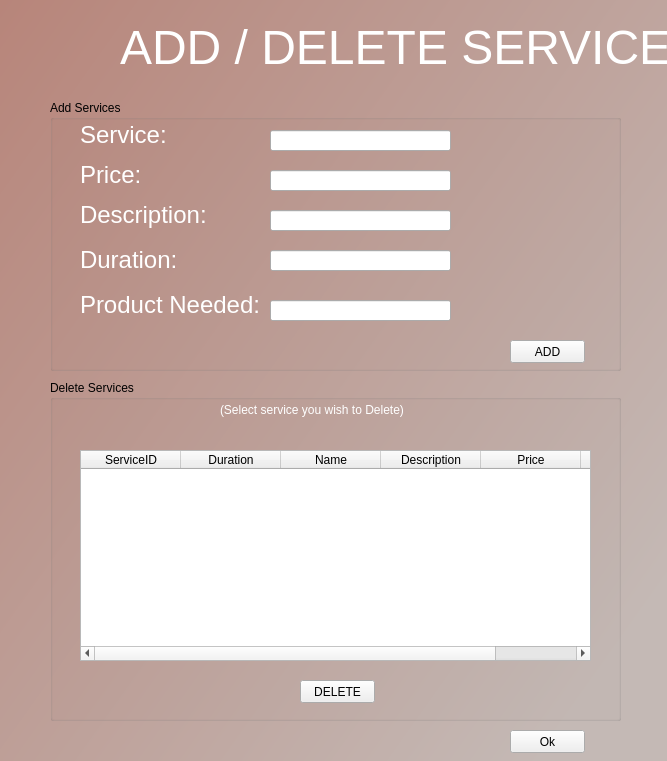
<?xml version="1.0" encoding="UTF-8"?>
<ui version="4.0">
 <class>Form</class>
 <widget class="QWidget" name="Form">
  <property name="geometry">
   <rect>
    <x>0</x>
    <y>0</y>
    <width>667</width>
    <height>761</height>
   </rect>
  </property>
  <property name="windowTitle">
   <string>Form</string>
  </property>
  <widget class="QLabel" name="label">
   <property name="geometry">
    <rect>
     <x>-10</x>
     <y>-10</y>
     <width>681</width>
     <height>791</height>
    </rect>
   </property>
   <property name="styleSheet">
    <string notr="true">background-color: qlineargradient(spread:pad, x1:0, y1:0, x2:0.96, y2:0.789773, stop:0 rgba(183, 132, 121, 255), stop:1 rgba(196, 185, 181, 255));</string>
   </property>
   <property name="text">
    <string/>
   </property>
  </widget>
  <widget class="QLabel" name="label_2">
   <property name="geometry">
    <rect>
     <x>120</x>
     <y>20</y>
     <width>771</width>
     <height>91</height>
    </rect>
   </property>
   <property name="styleSheet">
    <string notr="true">font: 63 48pt &quot;Bahnschrift SemiBold Condensed&quot;;color:rgb(255, 255, 255)</string>
   </property>
   <property name="text">
    <string>&lt;html&gt;&lt;head/&gt;&lt;body&gt;&lt;p&gt;&lt;span style=&quot; font-size:36pt;&quot;&gt;ADD / DELETE SERVICES&lt;/span&gt;&lt;/p&gt;&lt;p&gt;&lt;br/&gt;&lt;/p&gt;&lt;/body&gt;&lt;/html&gt;</string>
   </property>
  </widget>
  <widget class="QGroupBox" name="groupBox">
   <property name="geometry">
    <rect>
     <x>50</x>
     <y>100</y>
     <width>571</width>
     <height>271</height>
    </rect>
   </property>
   <property name="title">
    <string>Add Services</string>
   </property>
   <widget class="QLabel" name="label_9">
    <property name="geometry">
     <rect>
      <x>30</x>
      <y>50</y>
      <width>771</width>
      <height>51</height>
     </rect>
    </property>
    <property name="styleSheet">
     <string notr="true">font: 63 48pt &quot;Bahnschrift SemiBold Condensed&quot;;color:rgb(255, 255, 255)</string>
    </property>
    <property name="text">
     <string>&lt;html&gt;&lt;head/&gt;&lt;body&gt;&lt;p&gt;&lt;span style=&quot; font-size:18pt;&quot;&gt;Price:&lt;/span&gt;&lt;/p&gt;&lt;/body&gt;&lt;/html&gt;</string>
    </property>
   </widget>
   <widget class="QLabel" name="label_10">
    <property name="geometry">
     <rect>
      <x>30</x>
      <y>90</y>
      <width>741</width>
      <height>51</height>
     </rect>
    </property>
    <property name="styleSheet">
     <string notr="true">font: 63 48pt &quot;Bahnschrift SemiBold Condensed&quot;;color:rgb(255, 255, 255)</string>
    </property>
    <property name="text">
     <string>&lt;html&gt;&lt;head/&gt;&lt;body&gt;&lt;p&gt;&lt;span style=&quot; font-size:18pt;&quot;&gt;Description:&lt;/span&gt;&lt;/p&gt;&lt;/body&gt;&lt;/html&gt;</string>
    </property>
   </widget>
   <widget class="QLabel" name="label_11">
    <property name="geometry">
     <rect>
      <x>30</x>
      <y>130</y>
      <width>731</width>
      <height>61</height>
     </rect>
    </property>
    <property name="styleSheet">
     <string notr="true">font: 63 48pt &quot;Bahnschrift SemiBold Condensed&quot;;color:rgb(255, 255, 255)</string>
    </property>
    <property name="text">
     <string>&lt;html&gt;&lt;head/&gt;&lt;body&gt;&lt;p&gt;&lt;span style=&quot; font-size:18pt;&quot;&gt;Duration:&lt;/span&gt;&lt;/p&gt;&lt;/body&gt;&lt;/html&gt;</string>
    </property>
   </widget>
   <widget class="QLabel" name="label_12">
    <property name="geometry">
     <rect>
      <x>30</x>
      <y>180</y>
      <width>581</width>
      <height>51</height>
     </rect>
    </property>
    <property name="styleSheet">
     <string notr="true">font: 63 48pt &quot;Bahnschrift SemiBold Condensed&quot;;color:rgb(255, 255, 255)</string>
    </property>
    <property name="text">
     <string>&lt;html&gt;&lt;head/&gt;&lt;body&gt;&lt;p&gt;&lt;span style=&quot; font-size:18pt;&quot;&gt;Product Needed:&lt;/span&gt;&lt;/p&gt;&lt;/body&gt;&lt;/html&gt;</string>
    </property>
   </widget>
   <widget class="QLineEdit" name="desc">
    <property name="geometry">
     <rect>
      <x>220</x>
      <y>110</y>
      <width>181</width>
      <height>21</height>
     </rect>
    </property>
   </widget>
   <widget class="QLineEdit" name="dur">
    <property name="geometry">
     <rect>
      <x>220</x>
      <y>150</y>
      <width>181</width>
      <height>21</height>
     </rect>
    </property>
   </widget>
   <widget class="QLineEdit" name="products">
    <property name="geometry">
     <rect>
      <x>220</x>
      <y>200</y>
      <width>181</width>
      <height>21</height>
     </rect>
    </property>
   </widget>
   <widget class="QPushButton" name="add">
    <property name="geometry">
     <rect>
      <x>460</x>
      <y>240</y>
      <width>75</width>
      <height>23</height>
     </rect>
    </property>
    <property name="text">
     <string>ADD</string>
    </property>
   </widget>
   <widget class="QLabel" name="label_8">
    <property name="geometry">
     <rect>
      <x>30</x>
      <y>10</y>
      <width>771</width>
      <height>51</height>
     </rect>
    </property>
    <property name="styleSheet">
     <string notr="true">font: 63 48pt &quot;Bahnschrift SemiBold Condensed&quot;;color:rgb(255, 255, 255)</string>
    </property>
    <property name="text">
     <string>&lt;html&gt;&lt;head/&gt;&lt;body&gt;&lt;p&gt;&lt;span style=&quot; font-size:18pt;&quot;&gt;Service:&lt;/span&gt;&lt;/p&gt;&lt;/body&gt;&lt;/html&gt;</string>
    </property>
   </widget>
   <widget class="QLineEdit" name="price">
    <property name="geometry">
     <rect>
      <x>220</x>
      <y>70</y>
      <width>181</width>
      <height>21</height>
     </rect>
    </property>
   </widget>
   <widget class="QLineEdit" name="service_2">
    <property name="geometry">
     <rect>
      <x>220</x>
      <y>30</y>
      <width>181</width>
      <height>21</height>
     </rect>
    </property>
   </widget>
  </widget>
  <widget class="QGroupBox" name="groupBox_2">
   <property name="geometry">
    <rect>
     <x>50</x>
     <y>380</y>
     <width>571</width>
     <height>341</height>
    </rect>
   </property>
   <property name="title">
    <string>Delete Services</string>
   </property>
   <widget class="QLabel" name="label_3">
    <property name="geometry">
     <rect>
      <x>170</x>
      <y>-10</y>
      <width>471</width>
      <height>81</height>
     </rect>
    </property>
    <property name="styleSheet">
     <string notr="true">font: 25 12pt &quot;Yu Gothic UI Light&quot;;
color:rgb(255, 255, 255)
</string>
    </property>
    <property name="text">
     <string>&lt;html&gt;&lt;head/&gt;&lt;body&gt;&lt;p&gt;(Select service you wish to Delete)&lt;/p&gt;&lt;/body&gt;&lt;/html&gt;</string>
    </property>
   </widget>
   <widget class="QTableWidget" name="service">
    <property name="geometry">
     <rect>
      <x>30</x>
      <y>70</y>
      <width>511</width>
      <height>211</height>
     </rect>
    </property>
    <column>
     <property name="text">
      <string>ServiceID</string>
     </property>
    </column>
    <column>
     <property name="text">
      <string>Duration</string>
     </property>
    </column>
    <column>
     <property name="text">
      <string>Name</string>
     </property>
    </column>
    <column>
     <property name="text">
      <string>Description</string>
     </property>
    </column>
    <column>
     <property name="text">
      <string>Price</string>
     </property>
    </column>
    <column>
     <property name="text">
      <string>Products</string>
     </property>
    </column>
   </widget>
   <widget class="QPushButton" name="delete_2">
    <property name="geometry">
     <rect>
      <x>250</x>
      <y>300</y>
      <width>75</width>
      <height>23</height>
     </rect>
    </property>
    <property name="text">
     <string>DELETE</string>
    </property>
   </widget>
  </widget>
  <widget class="QPushButton" name="Ok">
   <property name="geometry">
    <rect>
     <x>510</x>
     <y>730</y>
     <width>75</width>
     <height>23</height>
    </rect>
   </property>
   <property name="text">
    <string>Ok</string>
   </property>
  </widget>
 </widget>
 <resources/>
 <connections/>
</ui>
